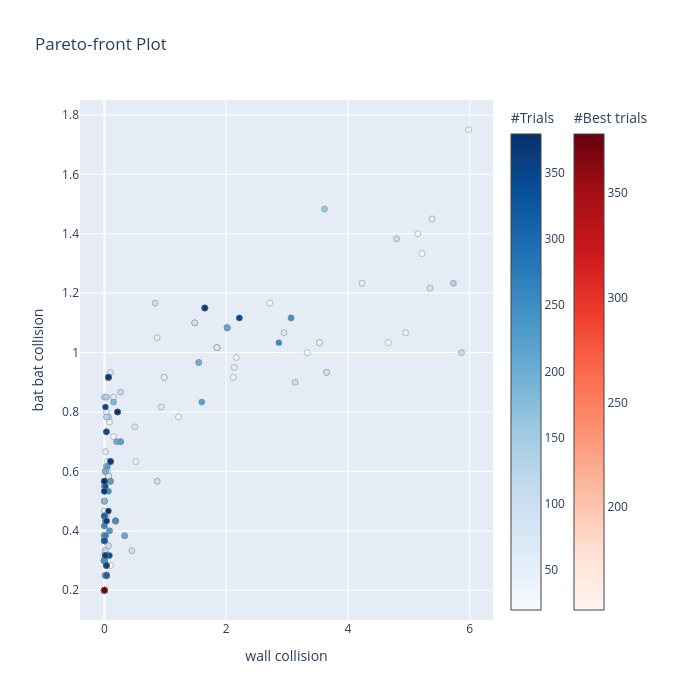

Notebook source saved alongside this figure:
### Code cell
from optuna.visualization import plot_pareto_front, plot_parallel_coordinate, plot_param_importances

fig = plot_pareto_front(study, target_names=["wall collision", "bat bat collision"])#"polarization"])

fig.update_layout(
    width=700,
    height=700,
    # yaxis=dict(
    #     scaleanchor="x",   # locks y-axis scale to x-axis scale
    #     scaleratio=1,      # 1:1 ratio
    # ),
)

fig.show()
# fig.write_image("pareto_front.png")

### Figure 1 — Plotly figure (JSON) as saved in the notebook; plotly's stock layout.template omitted (floating-point values rounded to 4 significant figures; data arrays with more than 128 entries replaced by an {"elided": "..."} marker saying what was removed)
{"data": [{"hovertemplate": "%{text}<extra>Trial</extra>", "marker": {"color": {"elided": "273 int values"}, "colorbar": {"title": {"text": "#Trials"}}, "colorscale": [[0, "rgb(247,251,255)"], [0.125, "rgb(222,235,247)"], [0.25, "rgb(198,219,239)"], [0.375, "rgb(158,202,225)"], [0.5, "rgb(107,174,214)"], [0.625, "rgb(66,146,198)"], [0.75, "rgb(33,113,181)"], [0.875, "rgb(8,81,156)"], [1, "rgb(8,48,107)"]], "line": {"color": "Grey", "width": 0.5}}, "mode": "markers", "showlegend": false, "text": {"elided": "273 str values"}, "type": "scatter", "x": {"elided": "273 float values"}, "y": {"elided": "273 float values"}}, {"hovertemplate": "%{text}<extra>Best Trial</extra>", "marker": {"color": [151, 171, 183, 192, 203, 208, 210, 214, 223, 227, 234, 236, 237, 240, 241, 244, 247, 251, 252, 253, 256, 258, 260, 262, 263, 266, 267, 271, 272, 273, 274, 275, 279, 283, 288, 289, 290, 292, 293, 294, 295, 296, 298, 299, 300, 302, 305, 306, 307, 309, 314, 315, 316, 317, 319, 322, 323, 325, 327, 330, 331, 335, 338, 339, 340, 341, 342, 345, 347, 348, 350, 352, 353, 354, 355, 356, 360, 361, 365, 367, 368, 370, 371, 373, 374, 375, 378], "colorbar": {"title": {"text": "#Best trials"}, "x": 1.1, "xpad": 40}, "colorscale": [[0, "rgb(255,245,240)"], [0.125, "rgb(254,224,210)"], [0.25, "rgb(252,187,161)"], [0.375, "rgb(252,146,114)"], [0.5, "rgb(251,106,74)"], [0.625, "rgb(239,59,44)"], [0.75, "rgb(203,24,29)"], [0.875, "rgb(165,15,21)"], [1, "rgb(103,0,13)"]], "line": {"color": "Grey", "width": 0.5}}, "mode": "markers", "showlegend": false, "text": ["{<br>  \"number\": 151,<br>  \"values\": [<br>    0.0,<br>    0.2<br>  ],<br>  \"params\": {<br>    \"bat.BAT_FAST_SPEED\": 3,<br>    \"bat.BAT_RADIAL_RESOLUTION\": 0.006,<br>    \"bat.BAT_SPEED\": 0.5,<br>    \"bat.CONSISTENCY_TIME_DELAY_CAP\": 0.014<br>  }<br>}", "{<br>  \"number\": 171,<br>  \"values\": [<br>    0.0,<br>    0.2<br>  ],<br>  \"params\": {<br>    \"bat.BAT_FAST_SPEED\": 3,<br>    \"bat.BAT_RADIAL_RESOLUTION\": 0.006,<br>    \"bat.BAT_SPEED\": 0.5,<br>    \"bat.CONSISTENCY_TIME_DELAY_CAP\": 0.014<br>  }<br>}", "{<br>  \"number\": 183,<br>  \"values\": [<br>    0.0,<br>    0.2<br>  ],<br>  \"params\": {<br>    \"bat.BAT_FAST_SPEED\": 3,<br>    \"bat.BAT_RADIAL_RESOLUTION\": 0.006,<br>    \"bat.BAT_SPEED\": 0.5,<br>    \"bat.CONSISTENCY_TIME_DELAY_CAP\": 0.014<br>  }<br>}", "{<br>  \"number\": 192,<br>  \"values\": [<br>    0.0,<br>    0.2<br>  ],<br>  \"params\": {<br>    \"bat.BAT_FAST_SPEED\": 3,<br>    \"bat.BAT_RADIAL_RESOLUTION\": 0.006,<br>    \"bat.BAT_SPEED\": 0.5,<br>    \"bat.CONSISTENCY_TIME_DELAY_CAP\": 0.014<br>  }<br>}", "{<br>  \"number\": 203,<br>  \"values\": [<br>    0.0,<br>    0.2<br>  ],<br>  \"params\": {<br>    \"bat.BAT_FAST_SPEED\": 3,<br>    \"bat.BAT_RADIAL_RESOLUTION\": 0.006,<br>    \"bat.BAT_SPEED\": 0.5,<br>    \"bat.CONSISTENCY_TIME_DELAY_CAP\": 0.014<br>  }<br>}", "{<br>  \"number\": 208,<br>  \"values\": [<br>    0.0,<br>    0.2<br>  ],<br>  \"params\": {<br>    \"bat.BAT_FAST_SPEED\": 3,<br>    \"bat.BAT_RADIAL_RESOLUTION\": 0.006,<br>    \"bat.BAT_SPEED\": 0.5,<br>    \"bat.CONSISTENCY_TIME_DELAY_CAP\": 0.014<br>  }<br>}", "{<br>  \"number\": 210,<br>  \"values\": [<br>    0.0,<br>    0.2<br>  ],<br>  \"params\": {<br>    \"bat.BAT_FAST_SPEED\": 3,<br>    \"bat.BAT_RADIAL_RESOLUTION\": 0.006,<br>    \"bat.BAT_SPEED\": 0.5,<br>    \"bat.CONSISTENCY_TIME_DELAY_CAP\": 0.014<br>  }<br>}", "{<br>  \"number\": 214,<br>  \"values\": [<br>    0.0,<br>    0.2<br>  ],<br>  \"params\": {<br>    \"bat.BAT_FAST_SPEED\": 3,<br>    \"bat.BAT_RADIAL_RESOLUTION\": 0.006,<br>    \"bat.BAT_SPEED\": 0.5,<br>    \"bat.CONSISTENCY_TIME_DELAY_CAP\": 0.014<br>  }<br>}", "{<br>  \"number\": 223,<br>  \"values\": [<br>    0.0,<br>    0.2<br>  ],<br>  \"params\": {<br>    \"bat.BAT_FAST_SPEED\": 3,<br>    \"bat.BAT_RADIAL_RESOLUTION\": 0.006,<br>    \"bat.BAT_SPEED\": 0.5,<br>    \"bat.CONSISTENCY_TIME_DELAY_CAP\": 0.014<br>  }<br>}", "{<br>  \"number\": 227,<br>  \"values\": [<br>    0.0,<br>    0.2<br>  ],<br>  \"params\": {<br>    \"bat.BAT_FAST_SPEED\": 3,<br>    \"bat.BAT_RADIAL_RESOLUTION\": 0.006,<br>    \"bat.BAT_SPEED\": 0.5,<br>    \"bat.CONSISTENCY_TIME_DELAY_CAP\": 0.014<br>  }<br>}", "{<br>  \"number\": 234,<br>  \"values\": [<br>    0.0,<br>    0.2<br>  ],<br>  \"params\": {<br>    \"bat.BAT_FAST_SPEED\": 3,<br>    \"bat.BAT_RADIAL_RESOLUTION\": 0.006,<br>    \"bat.BAT_SPEED\": 0.5,<br>    \"bat.CONSISTENCY_TIME_DELAY_CAP\": 0.014<br>  }<br>}", "{<br>  \"number\": 236,<br>  \"values\": [<br>    0.0,<br>    0.2<br>  ],<br>  \"params\": {<br>    \"bat.BAT_FAST_SPEED\": 3,<br>    \"bat.BAT_RADIAL_RESOLUTION\": 0.006,<br>    \"bat.BAT_SPEED\": 0.5,<br>    \"bat.CONSISTENCY_TIME_DELAY_CAP\": 0.014<br>  }<br>}", "{<br>  \"number\": 237,<br>  \"values\": [<br>    0.0,<br>    0.2<br>  ],<br>  \"params\": {<br>    \"bat.BAT_FAST_SPEED\": 3,<br>    \"bat.BAT_RADIAL_RESOLUTION\": 0.006,<br>    \"bat.BAT_SPEED\": 0.5,<br>    \"bat.CONSISTENCY_TIME_DELAY_CAP\": 0.014<br>  }<br>}", "{<br>  \"number\": 240,<br>  \"values\": [<br>    0.0,<br>    0.2<br>  ],<br>  \"params\": {<br>    \"bat.BAT_FAST_SPEED\": 3,<br>    \"bat.BAT_RADIAL_RESOLUTION\": 0.006,<br>    \"bat.BAT_SPEED\": 0.5,<br>    \"bat.CONSISTENCY_TIME_DELAY_CAP\": 0.014<br>  }<br>}", "{<br>  \"number\": 241,<br>  \"values\": [<br>    0.0,<br>    0.2<br>  ],<br>  \"params\": {<br>    \"bat.BAT_FAST_SPEED\": 3,<br>    \"bat.BAT_RADIAL_RESOLUTION\": 0.006,<br>    \"bat.BAT_SPEED\": 0.5,<br>    \"bat.CONSISTENCY_TIME_DELAY_CAP\": 0.014<br>  }<br>}", "{<br>  \"number\": 244,<br>  \"values\": [<br>    0.0,<br>    0.2<br>  ],<br>  \"params\": {<br>    \"bat.BAT_FAST_SPEED\": 3,<br>    \"bat.BAT_RADIAL_RESOLUTION\": 0.006,<br>    \"bat.BAT_SPEED\": 0.5,<br>    \"bat.CONSISTENCY_TIME_DELAY_CAP\": 0.014<br>  }<br>}", "{<br>  \"number\": 247,<br>  \"values\": [<br>    0.0,<br>    0.2<br>  ],<br>  \"params\": {<br>    \"bat.BAT_FAST_SPEED\": 3,<br>    \"bat.BAT_RADIAL_RESOLUTION\": 0.006,<br>    \"bat.BAT_SPEED\": 0.5,<br>    \"bat.CONSISTENCY_TIME_DELAY_CAP\": 0.014<br>  }<br>}", "{<br>  \"number\": 251,<br>  \"values\": [<br>    0.0,<br>    0.2<br>  ],<br>  \"params\": {<br>    \"bat.BAT_FAST_SPEED\": 3,<br>    \"bat.BAT_RADIAL_RESOLUTION\": 0.006,<br>    \"bat.BAT_SPEED\": 0.5,<br>    \"bat.CONSISTENCY_TIME_DELAY_CAP\": 0.014<br>  }<br>}", "{<br>  \"number\": 252,<br>  \"values\": [<br>    0.0,<br>    0.2<br>  ],<br>  \"params\": {<br>    \"bat.BAT_FAST_SPEED\": 3,<br>    \"bat.BAT_RADIAL_RESOLUTION\": 0.006,<br>    \"bat.BAT_SPEED\": 0.5,<br>    \"bat.CONSISTENCY_TIME_DELAY_CAP\": 0.014<br>  }<br>}", "{<br>  \"number\": 253,<br>  \"values\": [<br>    0.0,<br>    0.2<br>  ],<br>  \"params\": {<br>    \"bat.BAT_FAST_SPEED\": 3,<br>    \"bat.BAT_RADIAL_RESOLUTION\": 0.006,<br>    \"bat.BAT_SPEED\": 0.5,<br>    \"bat.CONSISTENCY_TIME_DELAY_CAP\": 0.014<br>  }<br>}", "{<br>  \"number\": 256,<br>  \"values\": [<br>    0.0,<br>    0.2<br>  ],<br>  \"params\": {<br>    \"bat.BAT_FAST_SPEED\": 3,<br>    \"bat.BAT_RADIAL_RESOLUTION\": 0.006,<br>    \"bat.BAT_SPEED\": 0.5,<br>    \"bat.CONSISTENCY_TIME_DELAY_CAP\": 0.014<br>  }<br>}", "{<br>  \"number\": 258,<br>  \"values\": [<br>    0.0,<br>    0.2<br>  ],<br>  \"params\": {<br>    \"bat.BAT_FAST_SPEED\": 3,<br>    \"bat.BAT_RADIAL_RESOLUTION\": 0.006,<br>    \"bat.BAT_SPEED\": 0.5,<br>    \"bat.CONSISTENCY_TIME_DELAY_CAP\": 0.014<br>  }<br>}", "{<br>  \"number\": 260,<br>  \"values\": [<br>    0.0,<br>    0.2<br>  ],<br>  \"params\": {<br>    \"bat.BAT_FAST_SPEED\": 3,<br>    \"bat.BAT_RADIAL_RESOLUTION\": 0.006,<br>    \"bat.BAT_SPEED\": 0.5,<br>    \"bat.CONSISTENCY_TIME_DELAY_CAP\": 0.014<br>  }<br>}", "{<br>  \"number\": 262,<br>  \"values\": [<br>    0.0,<br>    0.2<br>  ],<br>  \"params\": {<br>    \"bat.BAT_FAST_SPEED\": 3,<br>    \"bat.BAT_RADIAL_RESOLUTION\": 0.006,<br>    \"bat.BAT_SPEED\": 0.5,<br>    \"bat.CONSISTENCY_TIME_DELAY_CAP\": 0.014<br>  }<br>}", "{<br>  \"number\": 263,<br>  \"values\": [<br>    0.0,<br>    0.2<br>  ],<br>  \"params\": {<br>    \"bat.BAT_FAST_SPEED\": 3,<br>    \"bat.BAT_RADIAL_RESOLUTION\": 0.006,<br>    \"bat.BAT_SPEED\": 0.5,<br>    \"bat.CONSISTENCY_TIME_DELAY_CAP\": 0.014<br>  }<br>}", "{<br>  \"number\": 266,<br>  \"values\": [<br>    0.0,<br>    0.2<br>  ],<br>  \"params\": {<br>    \"bat.BAT_FAST_SPEED\": 3,<br>    \"bat.BAT_RADIAL_RESOLUTION\": 0.006,<br>    \"bat.BAT_SPEED\": 0.5,<br>    \"bat.CONSISTENCY_TIME_DELAY_CAP\": 0.014<br>  }<br>}", "{<br>  \"number\": 267,<br>  \"values\": [<br>    0.0,<br>    0.2<br>  ],<br>  \"params\": {<br>    \"bat.BAT_FAST_SPEED\": 3,<br>    \"bat.BAT_RADIAL_RESOLUTION\": 0.006,<br>    \"bat.BAT_SPEED\": 0.5,<br>    \"bat.CONSISTENCY_TIME_DELAY_CAP\": 0.014<br>  }<br>}", "{<br>  \"number\": 271,<br>  \"values\": [<br>    0.0,<br>    0.2<br>  ],<br>  \"params\": {<br>    \"bat.BAT_FAST_SPEED\": 3,<br>    \"bat.BAT_RADIAL_RESOLUTION\": 0.006,<br>    \"bat.BAT_SPEED\": 0.5,<br>    \"bat.CONSISTENCY_TIME_DELAY_CAP\": 0.014<br>  }<br>}", "{<br>  \"number\": 272,<br>  \"values\": [<br>    0.0,<br>    0.2<br>  ],<br>  \"params\": {<br>    \"bat.BAT_FAST_SPEED\": 3,<br>    \"bat.BAT_RADIAL_RESOLUTION\": 0.006,<br>    \"bat.BAT_SPEED\": 0.5,<br>    \"bat.CONSISTENCY_TIME_DELAY_CAP\": 0.014<br>  }<br>}", "{<br>  \"number\": 273,<br>  \"values\": [<br>    0.0,<br>    0.2<br>  ],<br>  \"params\": {<br>    \"bat.BAT_FAST_SPEED\": 3,<br>    \"bat.BAT_RADIAL_RESOLUTION\": 0.006,<br>    \"bat.BAT_SPEED\": 0.5,<br>    \"bat.CONSISTENCY_TIME_DELAY_CAP\": 0.014<br>  }<br>}", "{<br>  \"number\": 274,<br>  \"values\": [<br>    0.0,<br>    0.2<br>  ],<br>  \"params\": {<br>    \"bat.BAT_FAST_SPEED\": 3,<br>    \"bat.BAT_RADIAL_RESOLUTION\": 0.006,<br>    \"bat.BAT_SPEED\": 0.5,<br>    \"bat.CONSISTENCY_TIME_DELAY_CAP\": 0.014<br>  }<br>}", "{<br>  \"number\": 275,<br>  \"values\": [<br>    0.0,<br>    0.2<br>  ],<br>  \"params\": {<br>    \"bat.BAT_FAST_SPEED\": 3,<br>    \"bat.BAT_RADIAL_RESOLUTION\": 0.006,<br>    \"bat.BAT_SPEED\": 0.5,<br>    \"bat.CONSISTENCY_TIME_DELAY_CAP\": 0.014<br>  }<br>}", "{<br>  \"number\": 279,<br>  \"values\": [<br>    0.0,<br>    0.2<br>  ],<br>  \"params\": {<br>    \"bat.BAT_FAST_SPEED\": 3,<br>    \"bat.BAT_RADIAL_RESOLUTION\": 0.006,<br>    \"bat.BAT_SPEED\": 0.5,<br>    \"bat.CONSISTENCY_TIME_DELAY_CAP\": 0.014<br>  }<br>}", "{<br>  \"number\": 283,<br>  \"values\": [<br>    0.0,<br>    0.2<br>  ],<br>  \"params\": {<br>    \"bat.BAT_FAST_SPEED\": 3,<br>    \"bat.BAT_RADIAL_RESOLUTION\": 0.006,<br>    \"bat.BAT_SPEED\": 0.5,<br>    \"bat.CONSISTENCY_TIME_DELAY_CAP\": 0.014<br>  }<br>}", "{<br>  \"number\": 288,<br>  \"values\": [<br>    0.0,<br>    0.2<br>  ],<br>  \"params\": {<br>    \"bat.BAT_FAST_SPEED\": 3,<br>    \"bat.BAT_RADIAL_RESOLUTION\": 0.006,<br>    \"bat.BAT_SPEED\": 0.5,<br>    \"bat.CONSISTENCY_TIME_DELAY_CAP\": 0.014<br>  }<br>}", "{<br>  \"number\": 289,<br>  \"values\": [<br>    0.0,<br>    0.2<br>  ],<br>  \"params\": {<br>    \"bat.BAT_FAST_SPEED\": 3,<br>    \"bat.BAT_RADIAL_RESOLUTION\": 0.006,<br>    \"bat.BAT_SPEED\": 0.5,<br>    \"bat.CONSISTENCY_TIME_DELAY_CAP\": 0.014<br>  }<br>}", "{<br>  \"number\": 290,<br>  \"values\": [<br>    0.0,<br>    0.2<br>  ],<br>  \"params\": {<br>    \"bat.BAT_FAST_SPEED\": 3,<br>    \"bat.BAT_RADIAL_RESOLUTION\": 0.006,<br>    \"bat.BAT_SPEED\": 0.5,<br>    \"bat.CONSISTENCY_TIME_DELAY_CAP\": 0.014<br>  }<br>}", "{<br>  \"number\": 292,<br>  \"values\": [<br>    0.0,<br>    0.2<br>  ],<br>  \"params\": {<br>    \"bat.BAT_FAST_SPEED\": 3,<br>    \"bat.BAT_RADIAL_RESOLUTION\": 0.006,<br>    \"bat.BAT_SPEED\": 0.5,<br>    \"bat.CONSISTENCY_TIME_DELAY_CAP\": 0.014<br>  }<br>}", "{<br>  \"number\": 293,<br>  \"values\": [<br>    0.0,<br>    0.2<br>  ],<br>  \"params\": {<br>    \"bat.BAT_FAST_SPEED\": 3,<br>    \"bat.BAT_RADIAL_RESOLUTION\": 0.006,<br>    \"bat.BAT_SPEED\": 0.5,<br>    \"bat.CONSISTENCY_TIME_DELAY_CAP\": 0.014<br>  }<br>}", "{<br>  \"number\": 294,<br>  \"values\": [<br>    0.0,<br>    0.2<br>  ],<br>  \"params\": {<br>    \"bat.BAT_FAST_SPEED\": 3,<br>    \"bat.BAT_RADIAL_RESOLUTION\": 0.006,<br>    \"bat.BAT_SPEED\": 0.5,<br>    \"bat.CONSISTENCY_TIME_DELAY_CAP\": 0.014<br>  }<br>}", "{<br>  \"number\": 295,<br>  \"values\": [<br>    0.0,<br>    0.2<br>  ],<br>  \"params\": {<br>    \"bat.BAT_FAST_SPEED\": 3,<br>    \"bat.BAT_RADIAL_RESOLUTION\": 0.006,<br>    \"bat.BAT_SPEED\": 0.5,<br>    \"bat.CONSISTENCY_TIME_DELAY_CAP\": 0.014<br>  }<br>}", "{<br>  \"number\": 296,<br>  \"values\": [<br>    0.0,<br>    0.2<br>  ],<br>  \"params\": {<br>    \"bat.BAT_FAST_SPEED\": 3,<br>    \"bat.BAT_RADIAL_RESOLUTION\": 0.006,<br>    \"bat.BAT_SPEED\": 0.5,<br>    \"bat.CONSISTENCY_TIME_DELAY_CAP\": 0.014<br>  }<br>}", "{<br>  \"number\": 298,<br>  \"values\": [<br>    0.0,<br>    0.2<br>  ],<br>  \"params\": {<br>    \"bat.BAT_FAST_SPEED\": 3,<br>    \"bat.BAT_RADIAL_RESOLUTION\": 0.006,<br>    \"bat.BAT_SPEED\": 0.5,<br>    \"bat.CONSISTENCY_TIME_DELAY_CAP\": 0.014<br>  }<br>}", "{<br>  \"number\": 299,<br>  \"values\": [<br>    0.0,<br>    0.2<br>  ],<br>  \"params\": {<br>    \"bat.BAT_FAST_SPEED\": 3,<br>    \"bat.BAT_RADIAL_RESOLUTION\": 0.006,<br>    \"bat.BAT_SPEED\": 0.5,<br>    \"bat.CONSISTENCY_TIME_DELAY_CAP\": 0.014<br>  }<br>}", "{<br>  \"number\": 300,<br>  \"values\": [<br>    0.0,<br>    0.2<br>  ],<br>  \"params\": {<br>    \"bat.BAT_FAST_SPEED\": 3,<br>    \"bat.BAT_RADIAL_RESOLUTION\": 0.006,<br>    \"bat.BAT_SPEED\": 0.5,<br>    \"bat.CONSISTENCY_TIME_DELAY_CAP\": 0.014<br>  }<br>}", "{<br>  \"number\": 302,<br>  \"values\": [<br>    0.0,<br>    0.2<br>  ],<br>  \"params\": {<br>    \"bat.BAT_FAST_SPEED\": 3,<br>    \"bat.BAT_RADIAL_RESOLUTION\": 0.006,<br>    \"bat.BAT_SPEED\": 0.5,<br>    \"bat.CONSISTENCY_TIME_DELAY_CAP\": 0.014<br>  }<br>}", "{<br>  \"number\": 305,<br>  \"values\": [<br>    0.0,<br>    0.2<br>  ],<br>  \"params\": {<br>    \"bat.BAT_FAST_SPEED\": 3,<br>    \"bat.BAT_RADIAL_RESOLUTION\": 0.006,<br>    \"bat.BAT_SPEED\": 0.5,<br>    \"bat.CONSISTENCY_TIME_DELAY_CAP\": 0.014<br>  }<br>}", "{<br>  \"number\": 306,<br>  \"values\": [<br>    0.0,<br>    0.2<br>  ],<br>  \"params\": {<br>    \"bat.BAT_FAST_SPEED\": 3,<br>    \"bat.BAT_RADIAL_RESOLUTION\": 0.006,<br>    \"bat.BAT_SPEED\": 0.5,<br>    \"bat.CONSISTENCY_TIME_DELAY_CAP\": 0.014<br>  }<br>}", "{<br>  \"number\": 307,<br>  \"values\": [<br>    0.0,<br>    0.2<br>  ],<br>  \"params\": {<br>    \"bat.BAT_FAST_SPEED\": 3,<br>    \"bat.BAT_RADIAL_RESOLUTION\": 0.006,<br>    \"bat.BAT_SPEED\": 0.5,<br>    \"bat.CONSISTENCY_TIME_DELAY_CAP\": 0.014<br>  }<br>}", "{<br>  \"number\": 309,<br>  \"values\": [<br>    0.0,<br>    0.2<br>  ],<br>  \"params\": {<br>    \"bat.BAT_FAST_SPEED\": 3,<br>    \"bat.BAT_RADIAL_RESOLUTION\": 0.006,<br>    \"bat.BAT_SPEED\": 0.5,<br>    \"bat.CONSISTENCY_TIME_DELAY_CAP\": 0.014<br>  }<br>}", "{<br>  \"number\": 314,<br>  \"values\": [<br>    0.0,<br>    0.2<br>  ],<br>  \"params\": {<br>    \"bat.BAT_FAST_SPEED\": 3,<br>    \"bat.BAT_RADIAL_RESOLUTION\": 0.006,<br>    \"bat.BAT_SPEED\": 0.5,<br>    \"bat.CONSISTENCY_TIME_DELAY_CAP\": 0.014<br>  }<br>}", "{<br>  \"number\": 315,<br>  \"values\": [<br>    0.0,<br>    0.2<br>  ],<br>  \"params\": {<br>    \"bat.BAT_FAST_SPEED\": 3,<br>    \"bat.BAT_RADIAL_RESOLUTION\": 0.006,<br>    \"bat.BAT_SPEED\": 0.5,<br>    \"bat.CONSISTENCY_TIME_DELAY_CAP\": 0.014<br>  }<br>}", "{<br>  \"number\": 316,<br>  \"values\": [<br>    0.0,<br>    0.2<br>  ],<br>  \"params\": {<br>    \"bat.BAT_FAST_SPEED\": 3,<br>    \"bat.BAT_RADIAL_RESOLUTION\": 0.006,<br>    \"bat.BAT_SPEED\": 0.5,<br>    \"bat.CONSISTENCY_TIME_DELAY_CAP\": 0.014<br>  }<br>}", "{<br>  \"number\": 317,<br>  \"values\": [<br>    0.0,<br>    0.2<br>  ],<br>  \"params\": {<br>    \"bat.BAT_FAST_SPEED\": 3,<br>    \"bat.BAT_RADIAL_RESOLUTION\": 0.006,<br>    \"bat.BAT_SPEED\": 0.5,<br>    \"bat.CONSISTENCY_TIME_DELAY_CAP\": 0.014<br>  }<br>}", "{<br>  \"number\": 319,<br>  \"values\": [<br>    0.0,<br>    0.2<br>  ],<br>  \"params\": {<br>    \"bat.BAT_FAST_SPEED\": 3,<br>    \"bat.BAT_RADIAL_RESOLUTION\": 0.006,<br>    \"bat.BAT_SPEED\": 0.5,<br>    \"bat.CONSISTENCY_TIME_DELAY_CAP\": 0.014<br>  }<br>}", "{<br>  \"number\": 322,<br>  \"values\": [<br>    0.0,<br>    0.2<br>  ],<br>  \"params\": {<br>    \"bat.BAT_FAST_SPEED\": 3,<br>    \"bat.BAT_RADIAL_RESOLUTION\": 0.006,<br>    \"bat.BAT_SPEED\": 0.5,<br>    \"bat.CONSISTENCY_TIME_DELAY_CAP\": 0.014<br>  }<br>}", "{<br>  \"number\": 323,<br>  \"values\": [<br>    0.0,<br>    0.2<br>  ],<br>  \"params\": {<br>    \"bat.BAT_FAST_SPEED\": 3,<br>    \"bat.BAT_RADIAL_RESOLUTION\": 0.006,<br>    \"bat.BAT_SPEED\": 0.5,<br>    \"bat.CONSISTENCY_TIME_DELAY_CAP\": 0.014<br>  }<br>}", "{<br>  \"number\": 325,<br>  \"values\": [<br>    0.0,<br>    0.2<br>  ],<br>  \"params\": {<br>    \"bat.BAT_FAST_SPEED\": 3,<br>    \"bat.BAT_RADIAL_RESOLUTION\": 0.006,<br>    \"bat.BAT_SPEED\": 0.5,<br>    \"bat.CONSISTENCY_TIME_DELAY_CAP\": 0.014<br>  }<br>}", "{<br>  \"number\": 327,<br>  \"values\": [<br>    0.0,<br>    0.2<br>  ],<br>  \"params\": {<br>    \"bat.BAT_FAST_SPEED\": 3,<br>    \"bat.BAT_RADIAL_RESOLUTION\": 0.006,<br>    \"bat.BAT_SPEED\": 0.5,<br>    \"bat.CONSISTENCY_TIME_DELAY_CAP\": 0.014<br>  }<br>}", "{<br>  \"number\": 330,<br>  \"values\": [<br>    0.0,<br>    0.2<br>  ],<br>  \"params\": {<br>    \"bat.BAT_FAST_SPEED\": 3,<br>    \"bat.BAT_RADIAL_RESOLUTION\": 0.006,<br>    \"bat.BAT_SPEED\": 0.5,<br>    \"bat.CONSISTENCY_TIME_DELAY_CAP\": 0.014<br>  }<br>}", "{<br>  \"number\": 331,<br>  \"values\": [<br>    0.0,<br>    0.2<br>  ],<br>  \"params\": {<br>    \"bat.BAT_FAST_SPEED\": 3,<br>    \"bat.BAT_RADIAL_RESOLUTION\": 0.006,<br>    \"bat.BAT_SPEED\": 0.5,<br>    \"bat.CONSISTENCY_TIME_DELAY_CAP\": 0.014<br>  }<br>}", "{<br>  \"number\": 335,<br>  \"values\": [<br>    0.0,<br>    0.2<br>  ],<br>  \"params\": {<br>    \"bat.BAT_FAST_SPEED\": 3,<br>    \"bat.BAT_RADIAL_RESOLUTION\": 0.006,<br>    \"bat.BAT_SPEED\": 0.5,<br>    \"bat.CONSISTENCY_TIME_DELAY_CAP\": 0.014<br>  }<br>}", "{<br>  \"number\": 338,<br>  \"values\": [<br>    0.0,<br>    0.2<br>  ],<br>  \"params\": {<br>    \"bat.BAT_FAST_SPEED\": 3,<br>    \"bat.BAT_RADIAL_RESOLUTION\": 0.006,<br>    \"bat.BAT_SPEED\": 0.5,<br>    \"bat.CONSISTENCY_TIME_DELAY_CAP\": 0.014<br>  }<br>}", "{<br>  \"number\": 339,<br>  \"values\": [<br>    0.0,<br>    0.2<br>  ],<br>  \"params\": {<br>    \"bat.BAT_FAST_SPEED\": 3,<br>    \"bat.BAT_RADIAL_RESOLUTION\": 0.006,<br>    \"bat.BAT_SPEED\": 0.5,<br>    \"bat.CONSISTENCY_TIME_DELAY_CAP\": 0.014<br>  }<br>}", "{<br>  \"number\": 340,<br>  \"values\": [<br>    0.0,<br>    0.2<br>  ],<br>  \"params\": {<br>    \"bat.BAT_FAST_SPEED\": 3,<br>    \"bat.BAT_RADIAL_RESOLUTION\": 0.006,<br>    \"bat.BAT_SPEED\": 0.5,<br>    \"bat.CONSISTENCY_TIME_DELAY_CAP\": 0.014<br>  }<br>}", "{<br>  \"number\": 341,<br>  \"values\": [<br>    0.0,<br>    0.2<br>  ],<br>  \"params\": {<br>    \"bat.BAT_FAST_SPEED\": 3,<br>    \"bat.BAT_RADIAL_RESOLUTION\": 0.006,<br>    \"bat.BAT_SPEED\": 0.5,<br>    \"bat.CONSISTENCY_TIME_DELAY_CAP\": 0.014<br>  }<br>}", "{<br>  \"number\": 342,<br>  \"values\": [<br>    0.0,<br>    0.2<br>  ],<br>  \"params\": {<br>    \"bat.BAT_FAST_SPEED\": 3,<br>    \"bat.BAT_RADIAL_RESOLUTION\": 0.006,<br>    \"bat.BAT_SPEED\": 0.5,<br>    \"bat.CONSISTENCY_TIME_DELAY_CAP\": 0.014<br>  }<br>}", "{<br>  \"number\": 345,<br>  \"values\": [<br>    0.0,<br>    0.2<br>  ],<br>  \"params\": {<br>    \"bat.BAT_FAST_SPEED\": 3,<br>    \"bat.BAT_RADIAL_RESOLUTION\": 0.006,<br>    \"bat.BAT_SPEED\": 0.5,<br>    \"bat.CONSISTENCY_TIME_DELAY_CAP\": 0.014<br>  }<br>}", "{<br>  \"number\": 347,<br>  \"values\": [<br>    0.0,<br>    0.2<br>  ],<br>  \"params\": {<br>    \"bat.BAT_FAST_SPEED\": 3,<br>    \"bat.BAT_RADIAL_RESOLUTION\": 0.006,<br>    \"bat.BAT_SPEED\": 0.5,<br>    \"bat.CONSISTENCY_TIME_DELAY_CAP\": 0.014<br>  }<br>}", "{<br>  \"number\": 348,<br>  \"values\": [<br>    0.0,<br>    0.2<br>  ],<br>  \"params\": {<br>    \"bat.BAT_FAST_SPEED\": 3,<br>    \"bat.BAT_RADIAL_RESOLUTION\": 0.006,<br>    \"bat.BAT_SPEED\": 0.5,<br>    \"bat.CONSISTENCY_TIME_DELAY_CAP\": 0.014<br>  }<br>}", "{<br>  \"number\": 350,<br>  \"values\": [<br>    0.0,<br>    0.2<br>  ],<br>  \"params\": {<br>    \"bat.BAT_FAST_SPEED\": 3,<br>    \"bat.BAT_RADIAL_RESOLUTION\": 0.006,<br>    \"bat.BAT_SPEED\": 0.5,<br>    \"bat.CONSISTENCY_TIME_DELAY_CAP\": 0.014<br>  }<br>}", "{<br>  \"number\": 352,<br>  \"values\": [<br>    0.0,<br>    0.2<br>  ],<br>  \"params\": {<br>    \"bat.BAT_FAST_SPEED\": 3,<br>    \"bat.BAT_RADIAL_RESOLUTION\": 0.006,<br>    \"bat.BAT_SPEED\": 0.5,<br>    \"bat.CONSISTENCY_TIME_DELAY_CAP\": 0.014<br>  }<br>}", "{<br>  \"number\": 353,<br>  \"values\": [<br>    0.0,<br>    0.2<br>  ],<br>  \"params\": {<br>    \"bat.BAT_FAST_SPEED\": 3,<br>    \"bat.BAT_RADIAL_RESOLUTION\": 0.006,<br>    \"bat.BAT_SPEED\": 0.5,<br>    \"bat.CONSISTENCY_TIME_DELAY_CAP\": 0.014<br>  }<br>}", "{<br>  \"number\": 354,<br>  \"values\": [<br>    0.0,<br>    0.2<br>  ],<br>  \"params\": {<br>    \"bat.BAT_FAST_SPEED\": 3,<br>    \"bat.BAT_RADIAL_RESOLUTION\": 0.006,<br>    \"bat.BAT_SPEED\": 0.5,<br>    \"bat.CONSISTENCY_TIME_DELAY_CAP\": 0.014<br>  }<br>}", "{<br>  \"number\": 355,<br>  \"values\": [<br>    0.0,<br>    0.2<br>  ],<br>  \"params\": {<br>    \"bat.BAT_FAST_SPEED\": 3,<br>    \"bat.BAT_RADIAL_RESOLUTION\": 0.006,<br>    \"bat.BAT_SPEED\": 0.5,<br>    \"bat.CONSISTENCY_TIME_DELAY_CAP\": 0.014<br>  }<br>}", "{<br>  \"number\": 356,<br>  \"values\": [<br>    0.0,<br>    0.2<br>  ],<br>  \"params\": {<br>    \"bat.BAT_FAST_SPEED\": 3,<br>    \"bat.BAT_RADIAL_RESOLUTION\": 0.006,<br>    \"bat.BAT_SPEED\": 0.5,<br>    \"bat.CONSISTENCY_TIME_DELAY_CAP\": 0.014<br>  }<br>}", "{<br>  \"number\": 360,<br>  \"values\": [<br>    0.0,<br>    0.2<br>  ],<br>  \"params\": {<br>    \"bat.BAT_FAST_SPEED\": 3,<br>    \"bat.BAT_RADIAL_RESOLUTION\": 0.006,<br>    \"bat.BAT_SPEED\": 0.5,<br>    \"bat.CONSISTENCY_TIME_DELAY_CAP\": 0.014<br>  }<br>}", "{<br>  \"number\": 361,<br>  \"values\": [<br>    0.0,<br>    0.2<br>  ],<br>  \"params\": {<br>    \"bat.BAT_FAST_SPEED\": 3,<br>    \"bat.BAT_RADIAL_RESOLUTION\": 0.006,<br>    \"bat.BAT_SPEED\": 0.5,<br>    \"bat.CONSISTENCY_TIME_DELAY_CAP\": 0.014<br>  }<br>}", "{<br>  \"number\": 365,<br>  \"values\": [<br>    0.0,<br>    0.2<br>  ],<br>  \"params\": {<br>    \"bat.BAT_FAST_SPEED\": 3,<br>    \"bat.BAT_RADIAL_RESOLUTION\": 0.006,<br>    \"bat.BAT_SPEED\": 0.5,<br>    \"bat.CONSISTENCY_TIME_DELAY_CAP\": 0.014<br>  }<br>}", "{<br>  \"number\": 367,<br>  \"values\": [<br>    0.0,<br>    0.2<br>  ],<br>  \"params\": {<br>    \"bat.BAT_FAST_SPEED\": 3,<br>    \"bat.BAT_RADIAL_RESOLUTION\": 0.006,<br>    \"bat.BAT_SPEED\": 0.5,<br>    \"bat.CONSISTENCY_TIME_DELAY_CAP\": 0.014<br>  }<br>}", "{<br>  \"number\": 368,<br>  \"values\": [<br>    0.0,<br>    0.2<br>  ],<br>  \"params\": {<br>    \"bat.BAT_FAST_SPEED\": 3,<br>    \"bat.BAT_RADIAL_RESOLUTION\": 0.006,<br>    \"bat.BAT_SPEED\": 0.5,<br>    \"bat.CONSISTENCY_TIME_DELAY_CAP\": 0.014<br>  }<br>}", "{<br>  \"number\": 370,<br>  \"values\": [<br>    0.0,<br>    0.2<br>  ],<br>  \"params\": {<br>    \"bat.BAT_FAST_SPEED\": 3,<br>    \"bat.BAT_RADIAL_RESOLUTION\": 0.006,<br>    \"bat.BAT_SPEED\": 0.5,<br>    \"bat.CONSISTENCY_TIME_DELAY_CAP\": 0.014<br>  }<br>}", "{<br>  \"number\": 371,<br>  \"values\": [<br>    0.0,<br>    0.2<br>  ],<br>  \"params\": {<br>    \"bat.BAT_FAST_SPEED\": 3,<br>    \"bat.BAT_RADIAL_RESOLUTION\": 0.006,<br>    \"bat.BAT_SPEED\": 0.5,<br>    \"bat.CONSISTENCY_TIME_DELAY_CAP\": 0.014<br>  }<br>}", "{<br>  \"number\": 373,<br>  \"values\": [<br>    0.0,<br>    0.2<br>  ],<br>  \"params\": {<br>    \"bat.BAT_FAST_SPEED\": 3,<br>    \"bat.BAT_RADIAL_RESOLUTION\": 0.006,<br>    \"bat.BAT_SPEED\": 0.5,<br>    \"bat.CONSISTENCY_TIME_DELAY_CAP\": 0.014<br>  }<br>}", "{<br>  \"number\": 374,<br>  \"values\": [<br>    0.0,<br>    0.2<br>  ],<br>  \"params\": {<br>    \"bat.BAT_FAST_SPEED\": 3,<br>    \"bat.BAT_RADIAL_RESOLUTION\": 0.006,<br>    \"bat.BAT_SPEED\": 0.5,<br>    \"bat.CONSISTENCY_TIME_DELAY_CAP\": 0.014<br>  }<br>}", "{<br>  \"number\": 375,<br>  \"values\": [<br>    0.0,<br>    0.2<br>  ],<br>  \"params\": {<br>    \"bat.BAT_FAST_SPEED\": 3,<br>    \"bat.BAT_RADIAL_RESOLUTION\": 0.006,<br>    \"bat.BAT_SPEED\": 0.5,<br>    \"bat.CONSISTENCY_TIME_DELAY_CAP\": 0.014<br>  }<br>}", "{<br>  \"number\": 378,<br>  \"values\": [<br>    0.0,<br>    0.2<br>  ],<br>  \"params\": {<br>    \"bat.BAT_FAST_SPEED\": 3,<br>    \"bat.BAT_RADIAL_RESOLUTION\": 0.006,<br>    \"bat.BAT_SPEED\": 0.5,<br>    \"bat.CONSISTENCY_TIME_DELAY_CAP\": 0.014<br>  }<br>}"], "type": "scatter", "x": [0, 0, 0, 0, 0, 0, 0, 0, 0, 0, 0, 0, 0, 0, 0, 0, 0, 0, 0, 0, 0, 0, 0, 0, 0, 0, 0, 0, 0, 0, 0, 0, 0, 0, 0, 0, 0, 0, 0, 0, 0, 0, 0, 0, 0, 0, 0, 0, 0, 0, 0, 0, 0, 0, 0, 0, 0, 0, 0, 0, 0, 0, 0, 0, 0, 0, 0, 0, 0, 0, 0, 0, 0, 0, 0, 0, 0, 0, 0, 0, 0, 0, 0, 0, 0, 0, 0], "y": [0.2, 0.2, 0.2, 0.2, 0.2, 0.2, 0.2, 0.2, 0.2, 0.2, 0.2, 0.2, 0.2, 0.2, 0.2, 0.2, 0.2, 0.2, 0.2, 0.2, 0.2, 0.2, 0.2, 0.2, 0.2, 0.2, 0.2, 0.2, 0.2, 0.2, 0.2, 0.2, 0.2, 0.2, 0.2, 0.2, 0.2, 0.2, 0.2, 0.2, 0.2, 0.2, 0.2, 0.2, 0.2, 0.2, 0.2, 0.2, 0.2, 0.2, 0.2, 0.2, 0.2, 0.2, 0.2, 0.2, 0.2, 0.2, 0.2, 0.2, 0.2, 0.2, 0.2, 0.2, 0.2, 0.2, 0.2, 0.2, 0.2, 0.2, 0.2, 0.2, 0.2, 0.2, 0.2, 0.2, 0.2, 0.2, 0.2, 0.2, 0.2, 0.2, 0.2, 0.2, 0.2, 0.2, 0.2]}], "layout": {"height": 700, "title": {"text": "Pareto-front Plot"}, "width": 700, "xaxis": {"title": {"text": "wall collision"}}, "yaxis": {"title": {"text": "bat bat collision"}}}}
